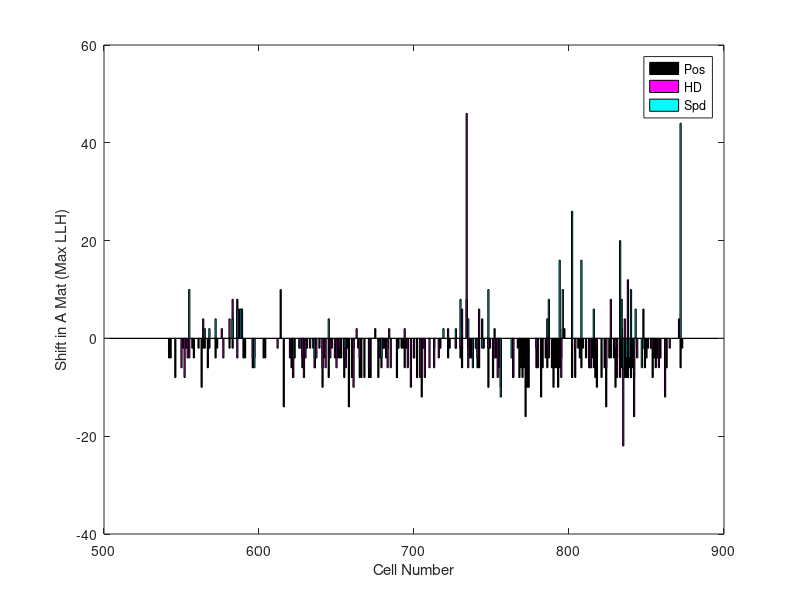
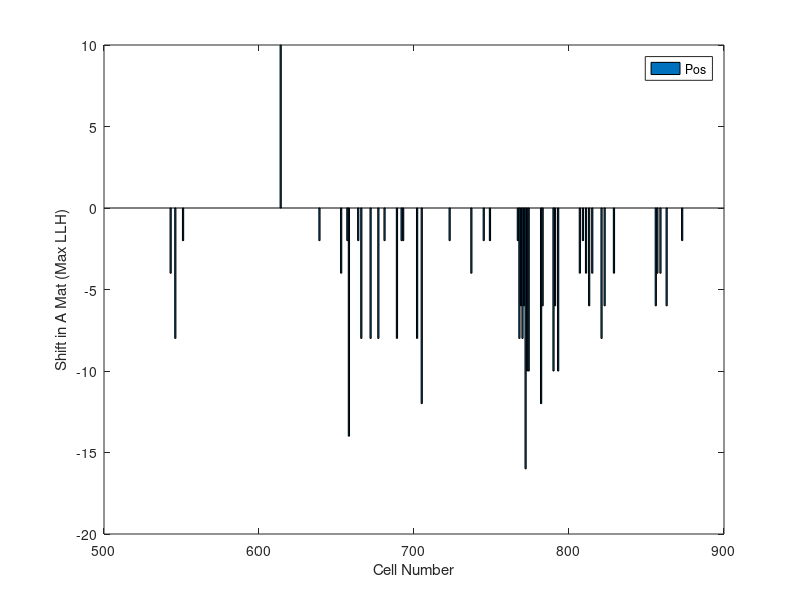
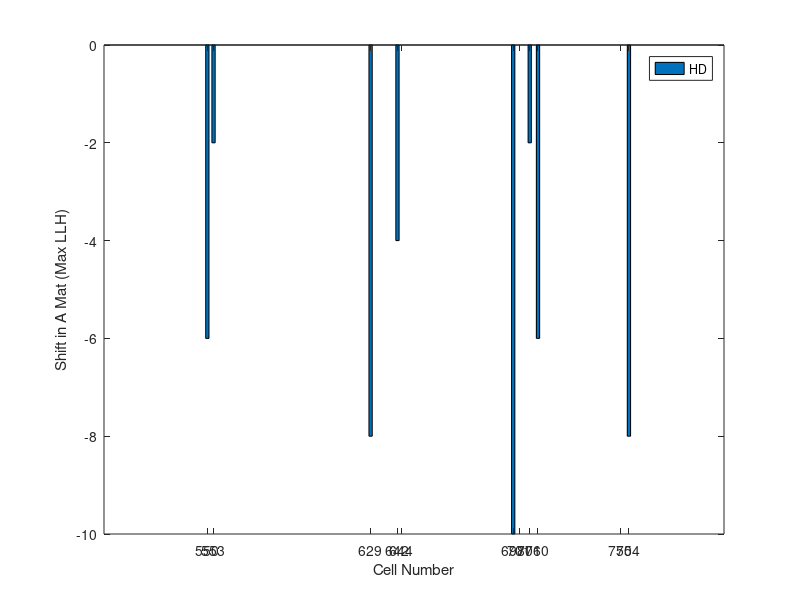
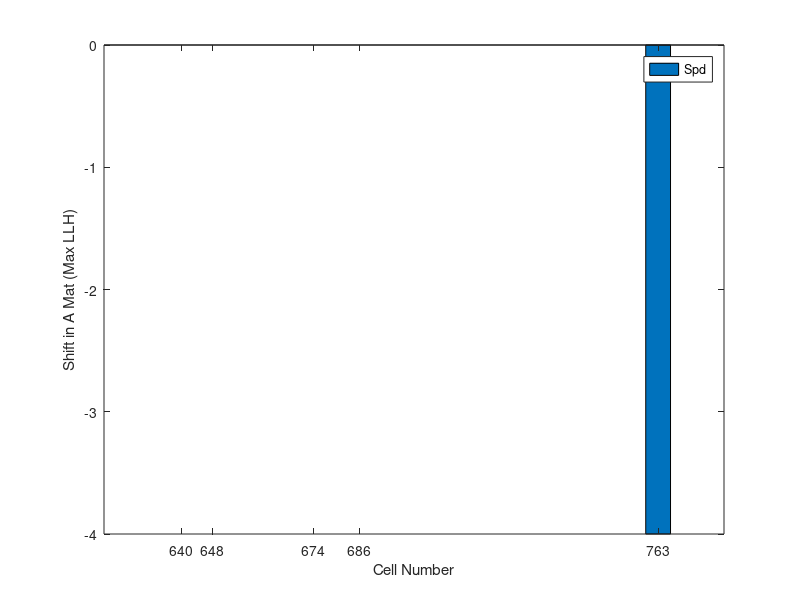

Here is the MATLAB script that generated these plots, in order:

%% load data

load('cellData_start542.mat'); %loads the data into the workspace

%load the cells of interest
load('encodingCells.mat');
%get rid of the crappy cells
encodingCells = encodingCells;

%find the indices of the significant p values for every shift

%preallocate for the significant p values and therefore shifts in the
%matrix

%% Find the significant shifts for each cell

SigAllVarShifts = AllVarShifts; %significant shifts

for i = encodingCells' %for all of the cells
   for j = numel(AllPShifts{i}) %for all the elements in the returned p vals
       if j > 0 %if there were any called shifts
            if AllPShifts{i}{j} > .05 %if the p value is not significant
                SigAllVarShifts{i}(j) = 0; %set the shift to zero
            end
       end
   end
end

%% remove empty cells

SigAllVarShiftsFilt = cell(numel(encodingCells),2); %preallocates
for k = 1:numel(encodingCells)
    SigAllVarShiftsFilt{k,2} = SigAllVarShifts{encodingCells(k)}; %in the filtered array, this will only contain non-empty vals
    SigAllVarShiftsFilt{k,1} = encodingCells(k); %places the cell name there
end

%% Count up the shifts across all cells

%here, we will plot the distribution of shifts, across all cells, for each
%of the variables: Pos, HD, and Spd

%first, filter out the empty variables

variables_allFilt = cell(numel(encodingCells),2); %preallocate for filtered variables

for i = 1:numel(encodingCells)
    variables_allFilt{i,2} = variables_all{encodingCells(i)}; %this will contain only non-empty vals
    variables_allFilt{i,1} = encodingCells(i); %puts the cell name there
end

%% organize cells into three different categories: those with Pos, HD, and Spd variables, and therefore shift data

posCells = cell(numel(encodingCells),2); %preallocate
hdCells = cell(numel(encodingCells),2);
spdCells = cell(numel(encodingCells),2);

%place the cell name and appropriate shift into the array

for f = 1:numel(encodingCells) %for all the number of cells
    for l = 1:numel(variables_allFilt{f,2}) %for all the elements in each variable cell
        if variables_allFilt{f,2}(l) == 1 %if it is Pos
            posCells{f,1} = SigAllVarShiftsFilt{f,1}; %put the cell name in the array
            posCells{f,2} = SigAllVarShiftsFilt{f,2}(l); %put the relevent shift in the array
        elseif variables_allFilt{f,2}(l) == 2 %if it is HD
            hdCells{f,1} = SigAllVarShiftsFilt{f,1}; %put the cell name into the array
            hdCells{f,2} = SigAllVarShiftsFilt{f,2}(l); %place relevant shifts in array
        elseif variables_allFilt{f,2}(l) == 3 %if it is Spd
            spdCells{f,1} = SigAllVarShiftsFilt{f,1}; %putt the cell name into array
            spdCells{f,2} = SigAllVarShiftsFilt{f,2}(l); %put the shift in array
        end
    end
end

%% Convert to matrix from cell array

posCells = cell2mat(posCells);
hdCells = cell2mat(hdCells);
spdCells = cell2mat(spdCells);

%% plot these data

figure(1);
bar(posCells(:,1),posCells(:,2),'FaceColor','k');
hold on
bar(hdCells(:,1),hdCells(:,2),'FaceColor','m');
hold on
bar(spdCells(:,1),spdCells(:,2),'FaceColor','c');
legend('Pos','HD','Spd');
xlabel('Cell Number');
ylabel('Shift in A Mat (Max LLH)');

%% examine relationships in cells between the different variables and their respective shifts\

%first, group cells based on the different possible models

posMod = cell(numel(encodingCells),2); %1
hdMod = cell(numel(encodingCells),2); %2 
spdMod = cell(numel(encodingCells),2); %3
posHdMod = cell(numel(encodingCells),2); %1 2
hdSpdMod = cell(numel(encodingCells),2); %2 3
posSpdMod = cell(numel(encodingCells),2); %1 3
posHdSpdMod = cell(numel(encodingCells),2); %1 2 3

%create arrays for the multiple models - hardcoded, but dependent on how
%the design matrix was created
ph = [1 2];
hs = [2 3];
ps = [1 3];
phs = [1 2 3];

for i = 1:numel(encodingCells)
    for j = 1:numel(variables_allFilt{i,2})
        if variables_allFilt{i,2}(j) == 4
            variables_allFilt{i,2}(j) = []; %gets rid of the theta model because we dont want it
            SigAllVarShiftsFilt{i,2}(j) = []; %gets rid of the theta shift, because we also don't want it
        end
    end
    if numel(variables_allFilt{i,2}) == 1 %if there is one variable in the model, do the next line
        if variables_allFilt{i,2} == 1
            posMod{i,1} = variables_allFilt{i,1};
            posMod{i,2} = SigAllVarShiftsFilt{i,2};
        elseif variables_allFilt{i,2} == 2
            hdMod{i,1} = variables_allFilt{i,1};
            hdMod{i,2} = SigAllVarShiftsFilt{i,2};
        elseif variables_allFilt{i,2} == 3
            spdMod{i,1} = variables_allFilt{i,1};
            spdMod{i,2} = SigAllVarShiftsFilt{i,2};
        end
    elseif numel(variables_allFilt{i,2}) == 2 %if there are two variables in the model, run these lines
        if variables_allFilt{i,2} == ph
            posHdMod{i,1} = variables_allFilt{i,1};
            posHdMod{i,2} = SigAllVarShiftsFilt{i,2};
        elseif variables_allFilt{i,2} == hs
            hdSpdMod{i,1} = variables_allFilt{i,1};
            hdSpdMod{i,2} = SigAllVarShiftsFilt{i,2};
        elseif variables_allFilt{i,2} == ps
            posSpdMod{i,1} = variables_allFilt{i,1};
            posSpdMod{i,2} = SigAllVarShiftsFilt{i,2};
        end
    elseif numel(variables_allFilt{i,2}) == 3 %if there are three variables in the model, run these
        if variables_allFilt{i,2} == phs 
            posHdSpdMod{i,1} = variables_allFilt{i,1};
            posHdSpdMod{i,2} = SigAllVarShiftsFilt{i,2};
        end
    end
end


%% get rid of the empty cells

%convert from cell array to matrix

posMod = cell2mat(posMod);
hdMod = cell2mat(hdMod);
spdMod = cell2mat(spdMod);
posHdMod = cell2mat(posHdMod);
hdSpdMod = cell2mat(hdSpdMod);
posSpdMod = cell2mat(posSpdMod);
posHdSpdMod = cell2mat(posHdSpdMod);

%%display the data

%first the position
figure(2);
bar(posMod(:,1),posMod(:,2));
xlabel('Cell Number');
ylabel('Shift in A Mat (Max LLH)');
legend('Pos');


%next, HD
figure(3);
bar(hdMod(:,1),hdMod(:,2));
xlabel('Cell Number');
ylabel('Shift in A Mat (Max LLH)');
legend('HD');

%next, spd
figure(4);
bar(spdMod(:,1),spdMod(:,2));
xlabel('Cell Number');
ylabel('Shift in A Mat (Max LLH)');
legend('Spd');


%next, posHd
figure(5);
%pos first
bar(posHdMod(:,1),posHdMod(:,2),'FaceColor','m');
hold on
%next, HD
bar(posHdMod(:,1),posHdMod(:,3),'FaceColor','g');
legend('Pos','HD');
hold off
xlabel('Cell Number');
ylabel('Shift in A Mat (Max LLH)');

%next, hdPsd
figure(6);
%hd firt
bar(hdSpdMod(:,1),hdSpdMod(:,2),'FaceColor','r');
hold on
%next, the Spd
bar(hdSpdMod(:,1),hdSpdMod(:,3),'FaceColor','c');
legend('HD','Spd');
hold off
xlabel('Cell Number');
ylabel('Shift in A Mat (Max LLH)');

%next, PosSpd
figure(7);
%first the pos
bar(posSpdMod(:,1),posSpdMod(:,2),'FaceColor','k');
hold on
%next the spd
bar(posSpdMod(:,1),posSpdMod(:,3),'FaceColor','b');
legend('Pos','Spd');
hold off
xlabel('Cell Number');
ylabel('Shift in A Mat (Max LLH)');

%last, the posHdSpd
figure(8);
%first the pos
bar(posHdSpdMod(:,1),posHdSpdMod(:,2),'FaceColor','g');
hold on
%next the Hd
bar(posHdSpdMod(:,1),posHdSpdMod(:,3),'FaceColor','r');
%next the spd
hold on
bar(posHdSpdMod(:,1),posHdSpdMod(:,4),'FaceColor','c');
legend('Pos','HD','Spd');
hold off
xlabel('Cell Number');
ylabel('Shift in A Mat (Max LLH)');








        
    
